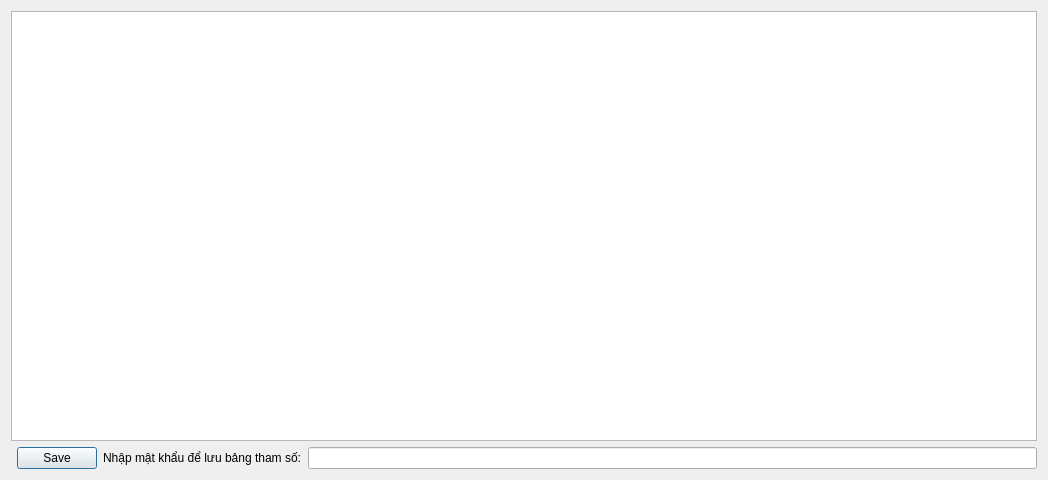
<?xml version="1.0" encoding="UTF-8"?>
<ui version="4.0">
 <class>DialogConfig</class>
 <widget class="QDialog" name="DialogConfig">
  <property name="geometry">
   <rect>
    <x>0</x>
    <y>0</y>
    <width>1048</width>
    <height>480</height>
   </rect>
  </property>
  <property name="windowTitle">
   <string>Cài đặt tham số</string>
  </property>
  <layout class="QGridLayout" name="gridLayout">
   <item row="0" column="0" colspan="4">
    <widget class="QTableWidget" name="tableWidget">
     <property name="sortingEnabled">
      <bool>true</bool>
     </property>
     <attribute name="horizontalHeaderVisible">
      <bool>false</bool>
     </attribute>
     <attribute name="horizontalHeaderCascadingSectionResizes">
      <bool>false</bool>
     </attribute>
     <attribute name="horizontalHeaderDefaultSectionSize">
      <number>200</number>
     </attribute>
     <attribute name="horizontalHeaderHighlightSections">
      <bool>true</bool>
     </attribute>
     <attribute name="horizontalHeaderMinimumSectionSize">
      <number>30</number>
     </attribute>
     <attribute name="horizontalHeaderStretchLastSection">
      <bool>true</bool>
     </attribute>
     <column>
      <property name="text">
       <string>Tham số</string>
      </property>
     </column>
     <column>
      <property name="text">
       <string>Giá trị</string>
      </property>
     </column>
    </widget>
   </item>
   <item row="1" column="1">
    <widget class="QPushButton" name="pushButton_save">
     <property name="text">
      <string>Save</string>
     </property>
    </widget>
   </item>
   <item row="1" column="3">
    <widget class="QLineEdit" name="lineEdit">
     <property name="inputMask">
      <string/>
     </property>
     <property name="echoMode">
      <enum>QLineEdit::Password</enum>
     </property>
     <property name="cursorMoveStyle">
      <enum>Qt::VisualMoveStyle</enum>
     </property>
    </widget>
   </item>
   <item row="1" column="2">
    <widget class="QLabel" name="label">
     <property name="text">
      <string>Nhập mật khẩu để lưu bảng tham số:</string>
     </property>
    </widget>
   </item>
  </layout>
 </widget>
 <resources/>
 <connections/>
</ui>
